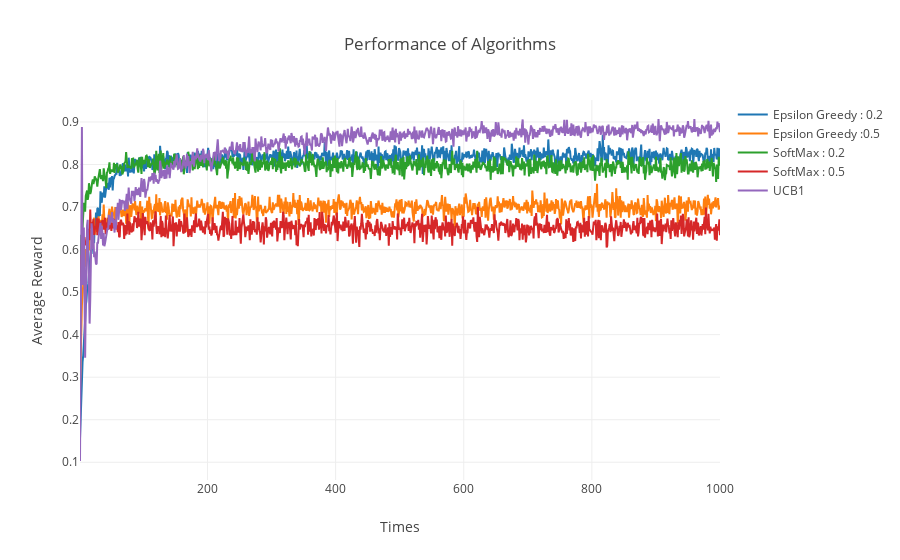

The notebook cell saved with this chart:
### Markdown cell above
## 結果の描画

### Code cell
average_rewards([df1, df2, df3, df4, df5],  
                ["Epsilon Greedy : 0.2", "Epsilon Greedy :0.5", 
                 "SoftMax : 0.2", "SoftMax : 0.5", "UCB"])

### Figure 1 — Plotly figure (JSON) as saved in the notebook; plotly's stock layout.template omitted (floating-point values rounded to 4 significant figures; data arrays with more than 128 entries replaced by an {"elided": "..."} marker saying what was removed)
{"data": [{"mode": "lines", "name": "Epsilon Greedy : 0.2", "type": "scatter", "uid": "57d93f", "x": {"elided": "1000 int values"}, "y": {"elided": "1000 float values"}}, {"mode": "lines", "name": "Epsilon Greedy :0.5", "type": "scatter", "uid": "5e08e6", "x": {"elided": "1000 int values"}, "y": {"elided": "1000 float values"}}, {"mode": "lines", "name": "SoftMax : 0.2", "type": "scatter", "uid": "96cddf", "x": {"elided": "1000 int values"}, "y": {"elided": "1000 float values"}}, {"mode": "lines", "name": "SoftMax : 0.5", "type": "scatter", "uid": "e0d243", "x": {"elided": "1000 int values"}, "y": {"elided": "1000 float values"}}, {"mode": "lines", "name": "UCB1", "type": "scatter", "uid": "76d82d", "x": {"elided": "1000 int values"}, "y": {"elided": "1000 float values"}}], "layout": {"autosize": true, "title": "Performance of Algorithms", "xaxis": {"autorange": true, "range": [1, 1000], "title": "Times", "type": "linear"}, "yaxis": {"autorange": true, "range": [0.05833, 0.9517], "title": "Average Reward", "type": "linear"}}}
